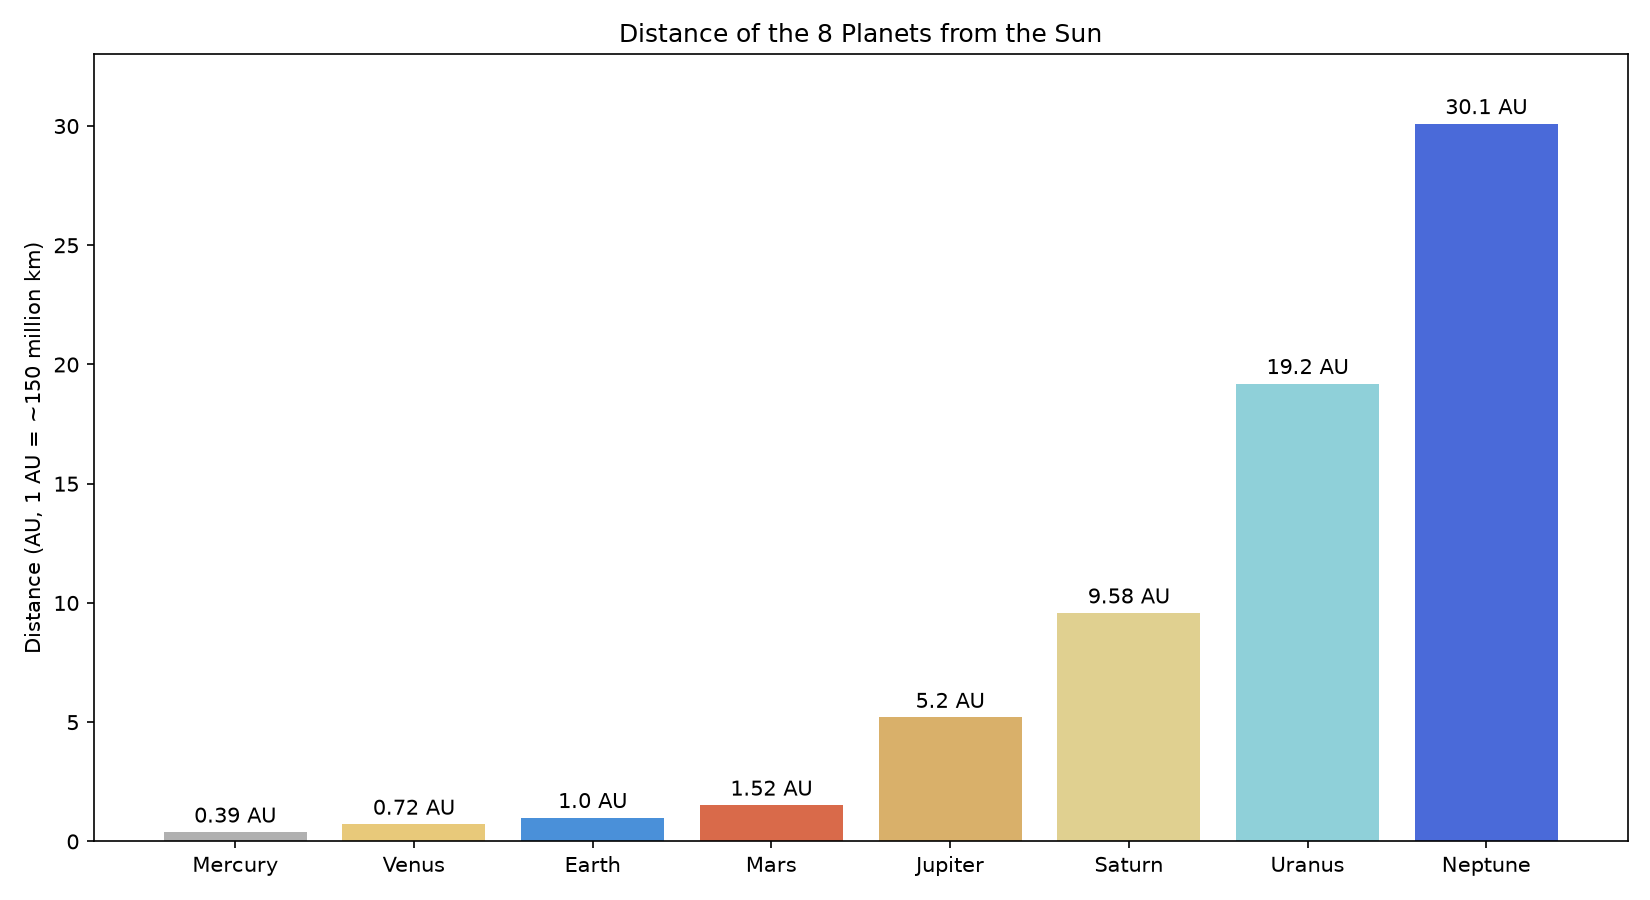

Reproduce this figure in Python.
import matplotlib
matplotlib.use("Agg")
import matplotlib.pyplot as plt

planets = ["Mercury","Venus","Earth","Mars","Jupiter","Saturn","Uranus","Neptune"]
au = [0.39, 0.72, 1.00, 1.52, 5.20, 9.58, 19.2, 30.1]

fig, ax = plt.subplots(figsize=(11,6))
bars = ax.bar(planets, au, color=["#b0b0b0","#e8c97a","#4a90d9","#d96a4a","#d9b06a","#e0d090","#8fd0d9","#4a6ad9"])
ax.set_title("Distance of the 8 Planets from the Sun")
ax.set_ylabel("Distance (AU, 1 AU = ~150 million km)")
for b, v in zip(bars, au):
    ax.text(b.get_x()+b.get_width()/2, v+0.4, f"{v} AU", ha="center")
ax.set_ylim(0, 33)
plt.tight_layout()
plt.savefig("planet_distances.png", dpi=150)
print("Saved planet_distances.png")
